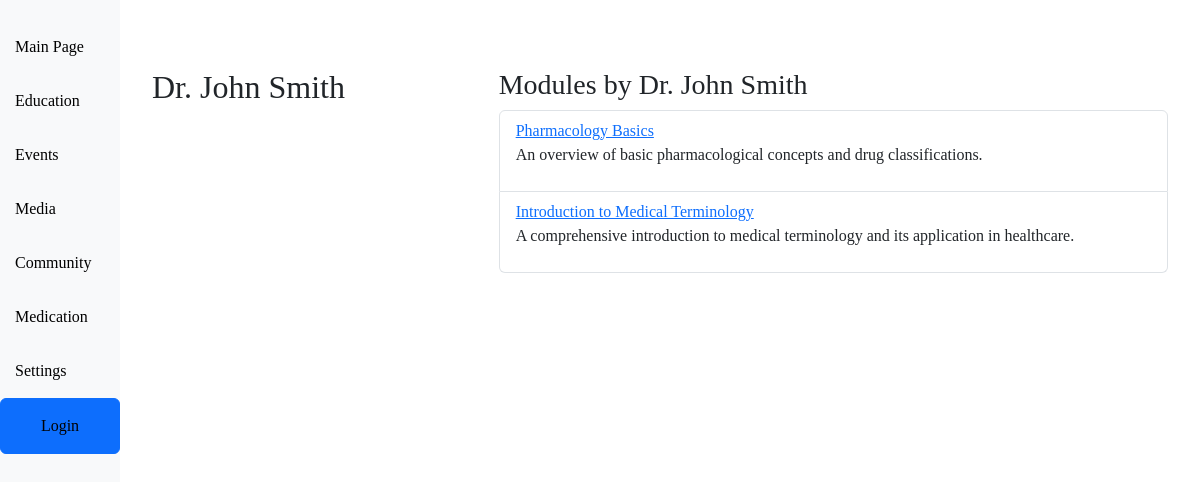
Page /courses/speaker/1/ on the committed database.
### courses/models.py (models this page shows, shortened)
class Speaker(models.Model):
    photo = models.ImageField(upload_to=get_timestamp_upload_to, blank=True, null=True)
    full_name = models.CharField(max_length=255)
    position = models.CharField(max_length=255)
    courses = models.ManyToManyField('Course', related_name='speakers_courses')

### modules/models.py (models this page shows, shortened)
class Module(models.Model):
    title = models.CharField(max_length=255)
    video = models.URLField(blank=True, null=True)
    image = models.ImageField(upload_to=get_timestamp_upload_to)
    description = models.TextField()
    speakers = models.ManyToManyField('courses.Speaker', related_name='modules_speakers', blank=True)
    drugs = models.ManyToManyField('courses.Drug', related_name='modules_drugs', blank=True)
    sponsor = models.ForeignKey('Sponsor', on_delete=models.SET_NULL, null=True, blank=True)
    attaches = models.ManyToManyField('courses.Attach', related_name='modules_attaches', blank=True)
    tags = models.ManyToManyField('courses.Tag', related_name='modules_tags', blank=True)
    disclaimer = models.TextField(blank=True, null=True)
    part_of_course = models.BooleanField(default=False)

### courses/views.py (the view)
# urls.py: path('speaker/<int:pk>/', views.SpeakerDetailView.as_view(), name='speaker_detail'),
class SpeakerDetailView(DetailView):
    model = Speaker

### courses/templates/courses/speaker_detail.html (shortened to what this page needs)
{% extends 'base.html' %}
{% load static %}
{% block content %}
    <div class="container mt-5">
        <div class="row">
            <div class="col-md-4">
                <h2>{{ speaker.full_name }}</h2>
            </div>
            <div class="col-md-8">
                <h3>Modules by {{ speaker.full_name }}</h3>
                {% if speaker.modules_speakers.exists %}
                    <ul class="list-group">
                        {% for module in speaker.modules_speakers.all %}
                            <li class="list-group-item">
                                <a href="{% url 'courses:modules:detail' module.pk %}">
                                    {{ module.title }}
                                </a>
                                <p>{{ module.description|truncatewords:20 }}</p>
                            </li>
                        {% endfor %}
                    </ul>
                {% else %}
                    <p>No modules available for this speaker.</p>
                {% endif %}
            </div>
        </div>
    </div>
{% endblock %}

### static/base.css (style rules this page uses)
body { --sidebar-width: 10%; font-family: 'Consolas', serif; }

### rows in the picture
Speaker: full_name "Dr. John Smith"
Module: title "Pharmacology Basics", description "An overview of basic pharmacological concepts and drug classifications."
Module: title "Introduction to Medical Terminology", description "A comprehensive introduction to medical terminology and its application in healthcare."
